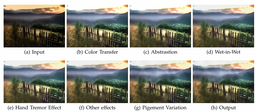
#> input picture images/reference.png, 256 x 112 px, shrunk from 1490 x 652 before the run
$ python -i saliency.py   (imports and definitions only)
#> lines starting #> are read from the running program, lines starting #| are printed output that depends on the picture; after the words box and inside, x2 and y2 are one past the last pixel; in counts of white or black regions, pixels touching at a corner belong together
#> further down, picture is the input picture: shape (112, 256, 3); mean B, G, R 136.6, 145.6, 144.9
import numpy as np
from scipy.ndimage import gaussian_filter
import cv2

def detect_saliency(image):
    # uses Frequency-tuned Saliency to identify borders
    color = cv2.cvtColor(image, cv2.COLOR_BGR2LAB)
#> color: shape (112, 256, 3); mean of channels 0, 1, 2 149.4, 126.6, 133.1
    mean_color = np.mean(np.mean(color, axis=0), axis=0)
#> mean_color = [149.4, 126.6, 133.1]
    # compute Euclidean distance
    diff = np.linalg.norm(color - mean_color, axis=2)
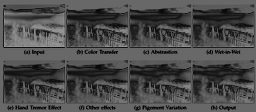
#> diff: shape (112, 256) float64; min 3.23, max 149.5, mean 75.2
    # normalize [0,1]
    salient = (diff - diff.min()) / (diff.max() - diff.min())
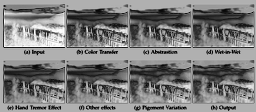
#> salient: shape (112, 256) float64; min 0, max 1, mean 0.492
    return salient

def boundary_mask(salient, threshold):
    # makes salient mask based on given threshold (is this considered an important region)
#> called with threshold = 0.5
    foreground = (salient >= threshold).astype(np.uint8)
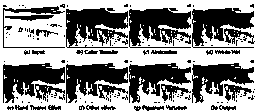
#> foreground: shape (112, 256); values 0 (black) and 1 (white), 54.8% white; 140 black regions (107 under 20 px), largest, box (x1, y1, x2, y2) and area: (129, 8, 191, 48) 1672, (66, 8, 128, 48) 1653, (192, 8, 254, 48) 1434
    # mask of neighbors
    kernel = np.ones((3, 3), dtype=np.uint8)
    # slowly shrinks foreground
    eroded = cv2.erode(foreground, kernel, iterations=1)
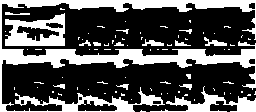
#> eroded: shape (112, 256); values 0 (black) and 1 (white), 32% white; 81 white regions (65 under 20 px), largest, box (x1, y1, x2, y2) and area: (0, 0, 256, 112) 6396, (5, 13, 65, 46) 1141, (150, 86, 256, 112) 823
    boundary = foreground - eroded
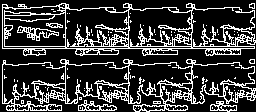
#> boundary: shape (112, 256); values 0 (black) and 1 (white), 22.8% white in thin lines or dots
    return boundary

def boundary_seeds(boundary):
    h,w = boundary.shape
#> h = 112; w = 256
    seeds = np.zeros((h, w, 2), dtype = int)

    # no initial best seed
    seeds[:, :, 0] = -1 # y coord
    seeds[:, :, 1] = -1 # x coord

    y, x = np.where(boundary == 1)
#> y = 6534 values from 3 to 111; x = 6534 values, max 255 at index 2105, min 2 at index 17, mean 127.7
    for (j, i) in zip(y, x):
        seeds[j, i] = (j, i)
#> this loop made 6534 passes
#> (j, i) on passes 1 to 3: (3, 61), (3, 62), (3, 63)
    return seeds

def jump_flood_algorithm(seeds):
    # basic logic to start with a pixel and progressively
    # makes smaller jumps each time to check where the
    # nearest boundary pixel is

    h,w,_ = seeds.shape
#> h = 112; w = 256

    max_size = max(h,w)
#> max_size = 256
    jump = 1
    while jump * 2 <= max_size:
        jump *= 2
#> after the loop, jump = 256

    curr_seeds = seeds.copy()

    # neighboring jumps in all 8 directions
    directions = [(0, 0), (1, 0), (-1, 0), (0, 1), (0, -1), (1, 1), (1, -1), (-1, -1)]

    while jump >= 1:
        next = curr_seeds.copy()
        for y in range(h):
            for x in range(w):
                best = curr_seeds[y, x]
                if (best[0] == -1):
                    min_dist = np.inf
                else:
                    min_dist = np.linalg.norm([best[0] - y, best[1] - x])

                for dy, dx in directions:
                    y_neighbor = y + (dy * jump)
                    x_neighbor = x + (dx * jump)

                    # ensures neighbors are not out-of-bounds
                    if not (h > y_neighbor >= 0 and w > x_neighbor >= 0):
                        continue

                    neighbor = curr_seeds[y_neighbor, x_neighbor]

                    if neighbor[0] == -1:
                        continue

                    dist = np.linalg.norm([neighbor[0] - y, neighbor[1] - x])
                    if dist < min_dist:
                        min_dist = dist
                        best = neighbor
                next[y, x] = best
        curr_seeds = next
        jump = jump // 2
#> after the loop, jump = 0
    return curr_seeds

def normalize_and_blur(seeds):
    h,w,_ = seeds.shape
#> h = 112; w = 256
    abs_dist = np.zeros((h, w), dtype=float)

    for y in range(h):
        for x in range(w):
            j, i = seeds[y, x]
            if j == -1:
                abs_dist[y, x] = np.inf
            else:
                abs_dist[y, x] = np.linalg.norm([j - y, i - x])
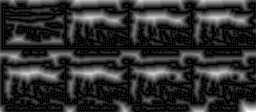
#> abs_dist: shape (112, 256) float64; min 0, max 11.18, mean 2.05; drawn with min black and max white

    # prevent division by inf
    fixed = abs_dist[np.isfinite(abs_dist)]
    if fixed.size == 0:
        max_val = 1
    else:
        max_val = fixed.max()
#> max_val = 11.18
    # creates bool mask
    abs_dist[~np.isfinite(abs_dist)] = max_val
    norm_dist = abs_dist / abs_dist.max()

    blurred = gaussian_filter(norm_dist, sigma=3.0)
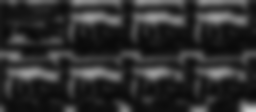
#> blurred: shape (112, 256) float64; min 0.0394, max 0.818, mean 0.184
    return blurred

def saliency_distance_field(image):
    saliency_map = detect_saliency(image)
    salient_boundary = boundary_mask(saliency_map, threshold=0.5)
    seeds = boundary_seeds(salient_boundary)
    best_seeds = jump_flood_algorithm(seeds)
    dist_field = normalize_and_blur(best_seeds)

    return dist_field

>>> import cv2
>>> picture = cv2.imread('images/reference.png')
>>> result = saliency_distance_field(picture)

$ run again, on images/waffles.png
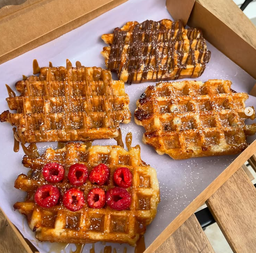
#> input picture images/waffles.png, 256 x 253 px, shrunk from 1000 x 990 before the run
#> picture is the input picture: shape (253, 256, 3); mean B, G, R 83.8, 119.6, 173.1
#> color: shape (253, 256, 3); mean of channels 0, 1, 2 141, 146.3, 156.3
#> mean_color = [141, 146.3, 156.3]
#> in boundary_mask, `foreground = (salient >= threshold).astype(np.uint8)`:
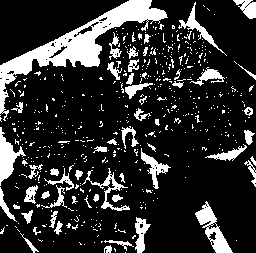
#> foreground: shape (253, 256); values 0 (black) and 1 (white), 18.3% white; 536 white regions (480 under 20 px), largest, box (x1, y1, x2, y2) and area: (0, 0, 168, 121) 3909, (195, 201, 233, 253) 684, (0, 127, 26, 186) 598
#> eroded: shape (253, 256); values 0 (black) and 1 (white), 8.2% white; 102 white regions (79 under 20 px), largest, box (x1, y1, x2, y2) and area: (0, 0, 166, 112) 2881, (0, 128, 19, 181) 461, (206, 228, 231, 253) 244
#> boundary: shape (253, 256); values 0 (black) and 1 (white), 10% white in thin lines or dots
#> y = 6493 values from 0 to 252; x = 6493 values, max 255 at index 38, min 0 at index 1733, mean 119.5
#> the loop in boundary_seeds, `for (j, i) in zip(y, x):` made 6493 passes
#> (j, i) on passes 2 to 4: (0, 151), (0, 233), (0, 234)
#> after the loop in jump_flood_algorithm, `while jump >= 1:`: jump = 0
#> after the loop in normalize_and_blur, `for y in range(h):`:
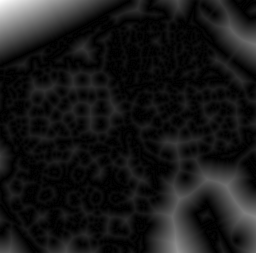
#> abs_dist: shape (253, 256) float64; min 0, max 58.59, mean 5.6; drawn with min black and max white
#> max_val = 58.59
